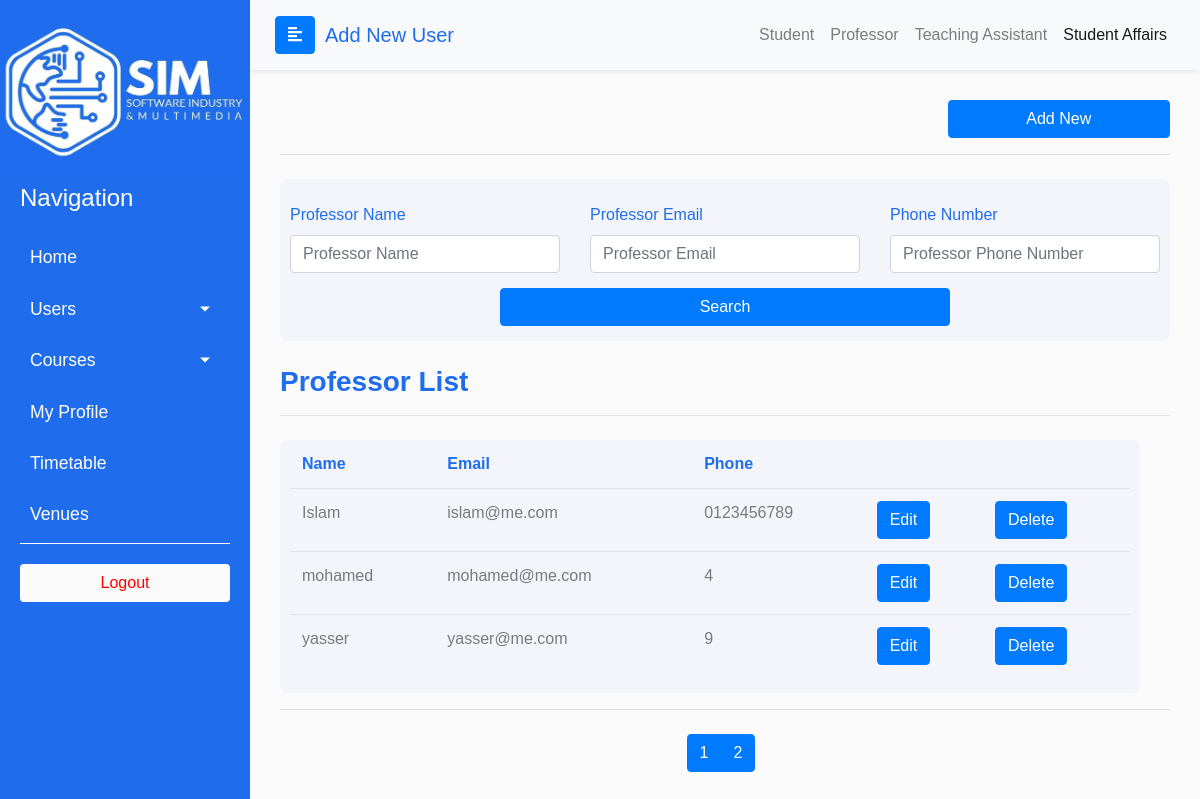
/admin/Professors.php, run on an earlier commit of the app's database.
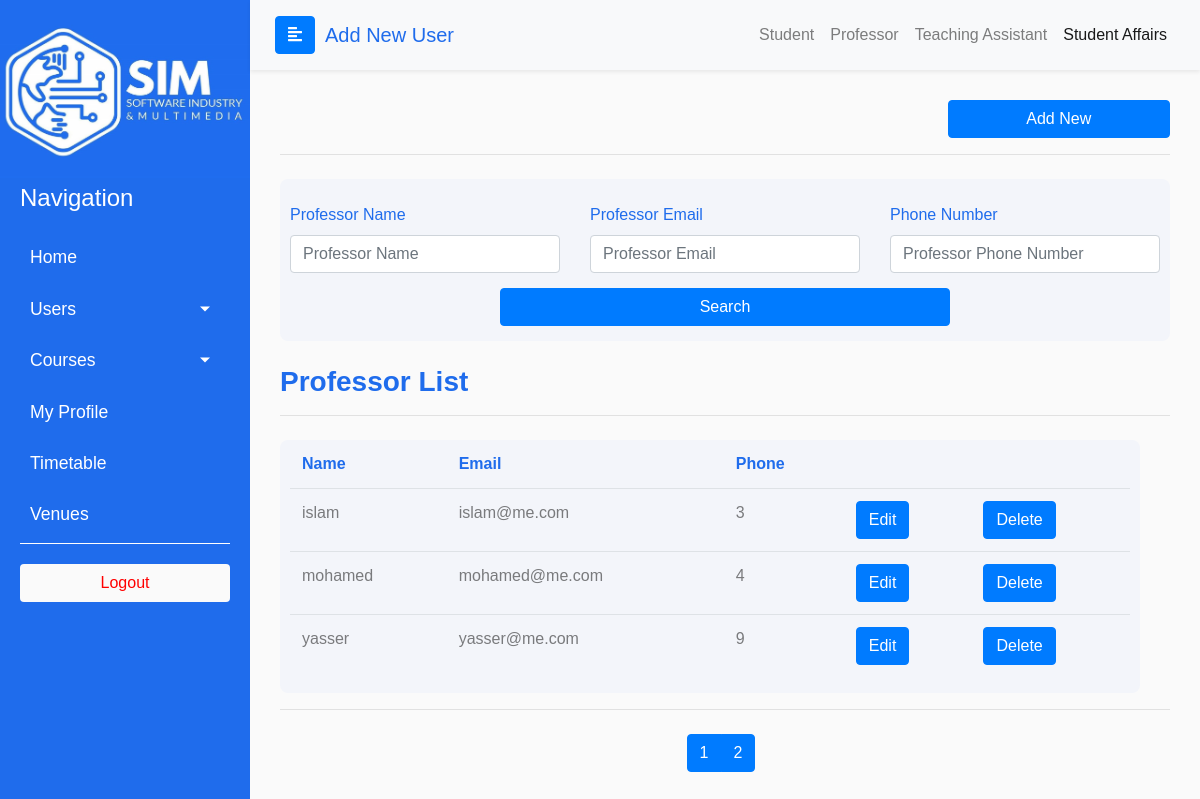
And on a later commit of the database.
### tables this page shows
CREATE TABLE `professors` (
  `id_user` int(12) NOT NULL,
  `id_instructor` int(14) NOT NULL,
  `description` varchar(255) NOT NULL
);

CREATE TABLE `users` (
  `id` int(12) NOT NULL,
  `first_name` varchar(255) NOT NULL,
  `middle_name` varchar(255) NOT NULL,
  `last_name` varchar(255) NOT NULL,
  `national_id` bigint(14) NOT NULL,
  `type` varchar(255) NOT NULL,
  `email` varchar(255) NOT NULL,
  `password` varchar(255) NOT NULL,
  `gender` varchar(255) NOT NULL,
  `mobile_number` varchar(255) NOT NULL,
  `home_number` varchar(255) DEFAULT NULL,
  `image_path` text DEFAULT 'profile_images\\profile.png'
);

### paths.php (called while the page is built, shortened)
<?php
$root = "Web-Project-2";
$logo_path = DIRECTORY_SEPARATOR. $root .DIRECTORY_SEPARATOR. "media" .DIRECTORY_SEPARATOR. "logo.jpeg";
$my_profile_path = DIRECTORY_SEPARATOR. $root .DIRECTORY_SEPARATOR. "my_profile.php";
$announcements_path = DIRECTORY_SEPARATOR .$root .DIRECTORY_SEPARATOR. "student" .DIRECTORY_SEPARATOR. "announcements.php";
$venues_path = DIRECTORY_SEPARATOR. $root .DIRECTORY_SEPARATOR."admin" .DIRECTORY_SEPARATOR. "venues.php";
$timetable_admin_path = DIRECTORY_SEPARATOR. $root .DIRECTORY_SEPARATOR. "admin" .DIRECTORY_SEPARATOR. "timetable.php";

### includes/Admin/professors/functions.php (called while the page is built, shortened)
<?php
include_once dirname(__FILE__, 2) . "\\utils\\iniclude_utils_files.php";
function showProfessors()
{
    global $professorsType;
    $data = getProfessorsData();
    printCommonData($data, $professorsType);
}
function getProfessorsData()
{
    global $professorsTable;
    list($per_page, $page_1, $_, $_) = getRowsPerPage($professorsTable);
    $mainSqlQuery = "SELECT p.*, u.*
                        FROM {$professorsTable} p
                        join users u
                            on p.id_user = u.id
                        limit {$page_1}, {$per_page}";
    $dataBaseConnection = connectToDataBase();
    $result = mysqli_query($dataBaseConnection, $mainSqlQuery);
    $professorsData = array();
    $count = 0;
    while ($row = $result->fetch_assoc()) {
        $professorsData[$count++] = $row;
    }
    return $professorsData;
}

### includes/utils/variables.php (called while the page is built, shortened)
<?php
$professorsTable = "professors";
$rowsPerPage = 3;

### includes/Admin/utils/all.php (called while the page is built, shortened)
<?php
include_once "iniclude_utils_files.php";
function getRowsPerPage($table)
{
    global $rowsPerPage;
    $per_page = $rowsPerPage;
    if (isset($_GET['page'])) {
        $page = $_GET['page'];
    } else {
        $page = "";
    }
    if ($page == "" || $page == 1) {
        $page_1 = 0;
    } else {
        $page_1 = ($page * $per_page) - $per_page;
    }
    $dataBaseConnection = connectToDataBase();
    $post_query_count = "SELECT * FROM {$table}";
    $result = mysqli_query($dataBaseConnection, $post_query_count);
    $count = mysqli_num_rows($result);
    $count  = ceil($count / $per_page);
    return array($per_page, $page_1, $count, $page);
}

### includes/utils/helper.php (called while the page is built, shortened)
<?php
include_once "variables.php";
function checkResultQuery($result, $conn, $source=null)
{
    return true;
}

### includes/Admin/utils/print_functions.php (the view, shortened to what this page needs)
<?php
include_once dirname( __FILE__, 3) . "\\utils\\variables.php";
function printCommonData($data, $type)
{
    global $professorsType, $sasType, $tasType;
    $update_page = null;
    switch($type) {
        case $professorsType:
            $update_page = "update_professor.php";
            break;
    }
    foreach ($data as $row) {
        echo "<tr>
        <td>" . $row["first_name"] . "</td> <td>" . $row["email"] . "</td>
        <td>" . $row["mobile_number"] . "</td> <td>";
?>
        <form action="<?php echo $update_page."?id={$row['id_user']}" ?>" method="POST">
        <input type="submit" value="Edit" name="edit" class="btn btn-primary">
        </form>
        <td>
        <form action="" method="POST">
            <input type="submit" value="Delete" name="delete" class="btn btn-primary">
        </form>
    <?php
        echo "</td></tr>";
    }
}
        ?>

### admin/Professors.php (shortened to what this page needs)
<?php
include dirname(__FILE__, 2) . "\\includes\\Admin\\callable_functions.php";
?>
<!DOCTYPE html>
<html>
<head>
    <link rel="stylesheet" href="https://stackpath.bootstrapcdn.com/bootstrap/4.1.0/css/bootstrap.min.css">
    <link rel="stylesheet" href="stu_prof.css">
    <link rel="stylesheet" href="css/tables.css">
    <link rel="stylesheet" href="../css/rootStyles.css">
    <link rel="stylesheet" href="https://cdnjs.cloudflare.com/ajax/libs/malihu-custom-scrollbar-plugin/3.1.5/jquery.mCustomScrollbar.min.css">
</head>
<body>
    <div class="wrapper">
    <?php
            include dirname(__FILE__, 2) . "\\includes\\admin_sidebar.php";
        ?>
        <div id="content">
            <nav class="navbar navbar-expand-lg sticky-top navbar-light bg-light shadow-sm">
                <div class="container-fluid">
                    <button type="button" id="sidebarCollapse" class="btn btn-primary">
                        <i class="fas fa-align-left"></i>
                    </button>
                    <a class="navbar-brand" id="page-title" href="#">Add New User</a>
                    <div class="collapse navbar-collapse" id="navbarSupportedContent">
                        <ul class="nav navbar-nav ml-auto secondary-navigation">
                        <li class="nav-item ">
                                <a class="nav-link" href="Students.php">Student</a>
                            </li>
                            <li class="nav-item ">
                                <a class="nav-link" href="Professors.php">Professor</a>
                            </li>
                            <li class="nav-item ">
                                <a class="nav-link" href="ta_list.php">Teaching Assistant</a>
                            </li>
                            <li class="nav-item active">
                                <a class="nav-link" href="sa_list.php">Student Affairs</a>
                            </li>
                        </ul>
                    </div>
            </nav>
            <div class="page-body">
                <div class="container-fluid">
                    <div class="row justify-content-end">
                        <a href="add_new_prof.php" class=" btn btn-primary btn-block w-25">Add New</a>
                    </div>
                </div>
                <hr class="mb-4">
                <div class="container-fluid table-container">
                    <form action="" method="POST">
                        <div class="row ">
                            <div class="col-md mt-4">
                                <label for="student-name">Professor Name</label>
                                <input type="text" class="form-control" placeholder="Professor Name" id="professor-name" name="professor-name" value="<?php echo $professor_name ?>">
                            </div>
                            <div class="col-md mt-4">
                                <label for="student-id">Professor Email</label>
                                <input type="text" class="form-control" placeholder="Professor Email" id="professor-email" name="professor-email" value="<?php echo $professor_email ?>">
                            </div>
                            <div class="col-md mt-4">
                                <label for="student-email">Phone Number</label>
                                <input type="text" class="form-control" placeholder="Professor Phone Number" id="professor-phone" name="professor-phone" value="<?php echo $professor_phone ?>">
                            </div>
                        </div>
                        <div class="row justify-content-center ">
                            <button class="btn btn-primary w-50 btn-block right-btn search-btn" name="submit">Search</button>
                        </div>
                    </form>
                </div>
                <br>
                <h3 class="font-weight-bold" style=" color:rgb(31,108,236);">
                    Professor List
                </h3>
                <hr class="mb-4">
                <div class="container-fluid">
                    <div class="row table-container table-responsive">
                        <table class="table">
                            <thead>
                                <tr style="color:rgb(31,108,236);">
                                    <th scope="col">Name</th>
                                    <th scope="col">Email</th>
                                    <th scope="col">Phone</th>
                                </tr>
                            </thead>
                            <tbody style="color: rgb(0,0,0,0.5);">
                                <?php
                                searchProfessor();
                                ?>
                            </tbody>
                        </table>
                    </div>
                </div>
                <hr class="mb-4">
                <div class="btn-toolbar justify-content-center" role="toolbar" aria-label="Toolbar with button groups">
                    <div class="btn-group mr-2" role="group" aria-label="First group">
                        <?php
                        list($per_page, $page_1, $count, $page) = getRowsPerPage("professors");
                        for ($i = 1; $i <= $count; $i++) {
                            if ($i == $page) {
                                echo "<button type='button' class='btn btn-primary'><a class='active_link' href='Professors.php?page={$i}'>{$i}</a></button>";
                            } else {
                                echo "<button type='button' class='btn btn-primary'><a class='active_link' href='Professors.php?page={$i}'>{$i}</a></button>";
                            }
                        }
                        ?>
                    </div>
                </div>
                <br>
            </div>
        </div>
    </div>
</body>
</html>

### includes/admin_sidebar.php (shortened to what this page needs)
<?php
include_once dirname(__FILE__, 2)."\\paths.php";
include_once "functions.php";
include_once dirname(__FILE__) . "\\Admin\\all_types\\functions.php";
?>
<nav id="sidebar">
            <div class="sidebar-header">
                <img src="<?php echo $logo_path ?>" alt="SIM-LOGO">
            </div>
            <p>Navigation</p>
            <ul class="list-unstyled components">
                <li>
                    <a href="<?php echo $announcements_path ?>">Home</a>
                </li>
                <li class="active">
                    <a href="#homeSubmenu" data-toggle="collapse" aria-expanded="false" class="dropdown-toggle">Users</a>
                </li>
                <li>
                    <a href="#pageSubmenu" data-toggle="collapse" aria-expanded="false" class="dropdown-toggle">Courses</a>
                </li>
                <li>
                    <a href="<?php echo $my_profile_path ?>">My Profile</a>
                </li>
                <li>
                    <a href="<?php echo $timetable_admin_path ?>">Timetable</a>
                </li>
                <li>
                    <a href="<?php echo $venues_path ?>">Venues</a>
                </li>
            </ul>
            <ul class="list-unstyled CTAs">
                <form method="post">
                    <button type="submit" class="btn btn-block cta-logout" style="background-color: #fafafa; color: red;" name="logout-btn" value="Logout">Logout</button>
                </form>
            </ul>
        </nav>

### includes/Admin/callable_functions.php (shortened to what this page needs)
<?php
include_once dirname(__FILE__, 2) . "\\utils\\variables.php";
include_once "all_types/functions.php";
include_once "students/functions.php";
include_once "students/search.php";
include_once "professors/functions.php";
include_once "professors/search.php";
include_once "tas/functions.php";
include_once "tas/search.php";
include_once "sas/functions.php";
include_once "sas/search.php";
include_once "utils" . DIRECTORY_SEPARATOR . "all.php";
function searchProfessor()
{
    if (isset($_POST['submit'])) {
        $d = searchForProfessor();
        showProfessorSearch($d);
    } else {
        showProfessorsList();
    }
}
function showProfessorsList()
{
    showProfessors();
}

### admin/stu_prof.css (style rules this page uses)
.right-btn { float: right; }
label { color: rgba(31,108,236); }
.search-btn { margin-top: 15px; margin-bottom: 15px; }

### admin/css/tables.css (style rules this page uses)
.table-container { background-color: rgba(31, 108, 236, 0.03); border-radius: 8px; padding: 0 10px; }
.table thead tr th { border: none !important; }

### css/rootStyles.css (style rules this page uses)
:root { --primary: rgb(31,108,236); --danger: red; }
body { font-family: 'Poppins', sans-serif; background: #fafafa; }
p { font-family: 'Poppins', sans-serif; font-size: 1.1em; font-weight: 300; line-height: 1.7em; color: #999; }
a, a:hover, a:focus { color: inherit; text-decoration: none; transition: all 0.3s; }
.navbar { padding: 15px 10px; background: #fff; border: none; border-radius: 0; margin-bottom: 30px; box-shadow: 1px 1px 3px rgba(0, 0, 0, 0.1); }
.navbar-brand#page-title { margin-left: 10px; color: var(--primary) !important; }
.page-body { padding: 0 30px; }
.wrapper { display: flex; width: 100%; }
#sidebar { width: 250px; position: fixed; top: 0; left: 0; height: 100vh; z-index: 999; background: var(--primary); color: #fff; transition: all 0.3s; align-items: stretch; }
#sidebar .sidebar-header img { width: 250px; }
#sidebar ul.components { margin: 0 20px; border-bottom: 1px solid #fff; }
#sidebar p { color: #fff; padding: 0 20px; font-size: 1.5em; }
#sidebar ul li a { padding: 10px; font-size: 1.1em; display: block; border-radius: 5px; margin-bottom: 5px; }
a[data-toggle="collapse"] { position: relative; }
.dropdown-toggle::after { display: block; position: absolute; top: 50%; right: 20px; transform: translateY(-50%); }
ul.CTAs { padding: 20px; }
#content { width: calc(100% - 250px); min-height: 100vh; transition: all 0.3s; position: absolute; top: 0; right: 0; }

What changed in the data, as far as the page shows it:
changed through a linked row, professors "islam@me.com": id_user.first_name "Islam" → "islam"; id_user.mobile_number "0123456789" → "3"
